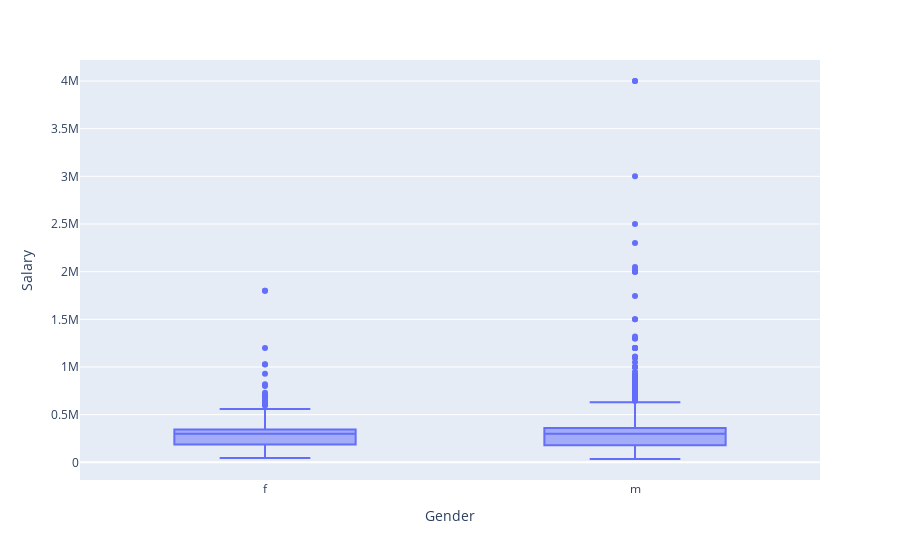

The notebook cell saved with this chart:
### Code cell
px.box(x='Gender',y='Salary',data_frame=ameo) #boxplot for salary lvl by gender (refer to image attached  or use nbviewer)

### Figure 1 — Plotly figure (JSON) as saved in the notebook; plotly's stock layout.template omitted (floating-point values rounded to 4 significant figures; data arrays with more than 128 entries replaced by an {"elided": "..."} marker saying what was removed)
{"data": [{"alignmentgroup": "True", "hovertemplate": "Gender=%{x}<br>Salary=%{y}<extra></extra>", "legendgroup": "", "marker": {"color": "#636efa"}, "name": "", "notched": false, "offsetgroup": "", "orientation": "v", "showlegend": false, "type": "box", "x": {"elided": "3638 str values"}, "x0": " ", "xaxis": "x", "y": {"elided": "3638 int values"}, "y0": " ", "yaxis": "y"}], "layout": {"boxmode": "group", "legend": {"tracegroupgap": 0}, "margin": {"t": 60}, "xaxis": {"anchor": "y", "domain": [0, 1], "title": {"text": "Gender"}}, "yaxis": {"anchor": "x", "domain": [0, 1], "title": {"text": "Salary"}}}}
